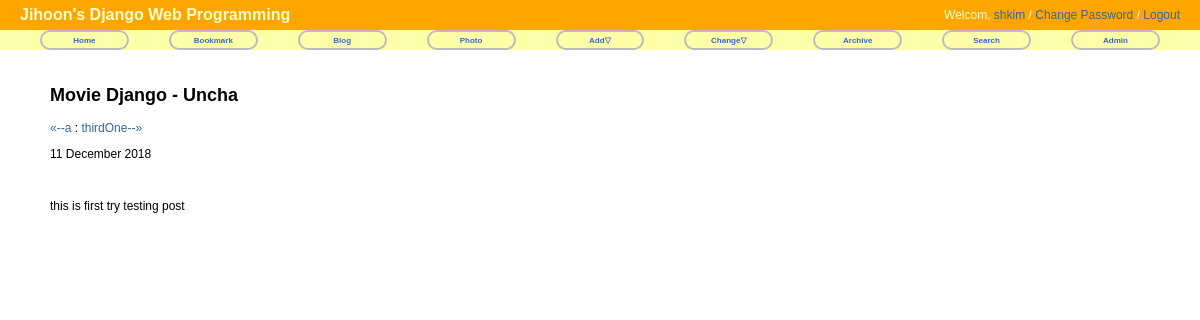
Screenshot of /blog/post/movie-django-uncha/ with the database file from the repository.
### blog/models.py (models this page shows)
@python_2_unicode_compatible
class Post(models.Model):
	title = models.CharField('TITLE', max_length=50)
	slug = models.SlugField('SLUG', unique=True, allow_unicode=True, help_text = 'one word for title alias.')
	description = models.CharField('DESCRIPTION', max_length=100, blank = True, help_text='simple description text.')
	content = models.TextField('CONTENT')
	create_date = models.DateTimeField('Create Date', auto_now_add = True)
	modify_date = models.DateTimeField('Modify Date', auto_now = True)
	tag = TagField()			#added
	class Meta:
			verbose_name = 'post'
			verbose_name_plural = 'posts'
			db_table = 'my_post'
			ordering = ('-modify_date',)
	def __str__(self):
		return self.title
	def get_absolute_url(self):
		return reverse('blog:post_detail', args=(self.slug,))
	def get_previous_post(self):
		return self.get_previous_by_modify_date()
	def get_next_post(self):
		return self.get_next_by_modify_date()

### blog/views.py (the view)
# urls.py: url(r'^post/(?P<slug>[-\w]+)/$', PostDV.as_view(), name='post_detail'),
class PostDV(DetailView):
	model = Post

### blog/templates/blog/post_detail.html (shortened to what this page needs)
{% extends "base.html" %}
{% block content %}
<div id="content">
<h2>{{ object.title }}</h2>
<p class = "other_posts">
	{%if object.get_previous_by_modify_date %}
	<a href="{{ object.get_previous_post.get_absolute_url }}" title = "View previous post"> &laquo;--{{ object.get_previous_post }}</a>
	{% endif %}
	{%if object.get_next_by_modify_date %}
	: <a href="{{ object.get_next_post.get_absolute_url }}" title = "View next post"> {{ object.get_next_post }}--&raquo;</a>
	{% endif %}
</p>
<p class = "date">{{ object.modify_date|date:"j F Y" }}</p>
<br/>
<div class = "body">
	{{ object.content|linebreaks }}
</div>
</div>
{% endblock %}

### static/css/base.css (style rules this page uses)
body { font-family: "Lucida Grande", Verdana, Arial, sans-serif; font-size: 12px; }
div#content { position: absolute; top: 70px; left: 50px; right: 50px; }
a:link, a:visited { color: #369; text-decoration: none; }

### rows the page displays
Post: title "Movie Django - Uncha", get_previous_post "a", get_next_post "thirdOne", modify_date "11 December 2018", content "this is first try testing post"
